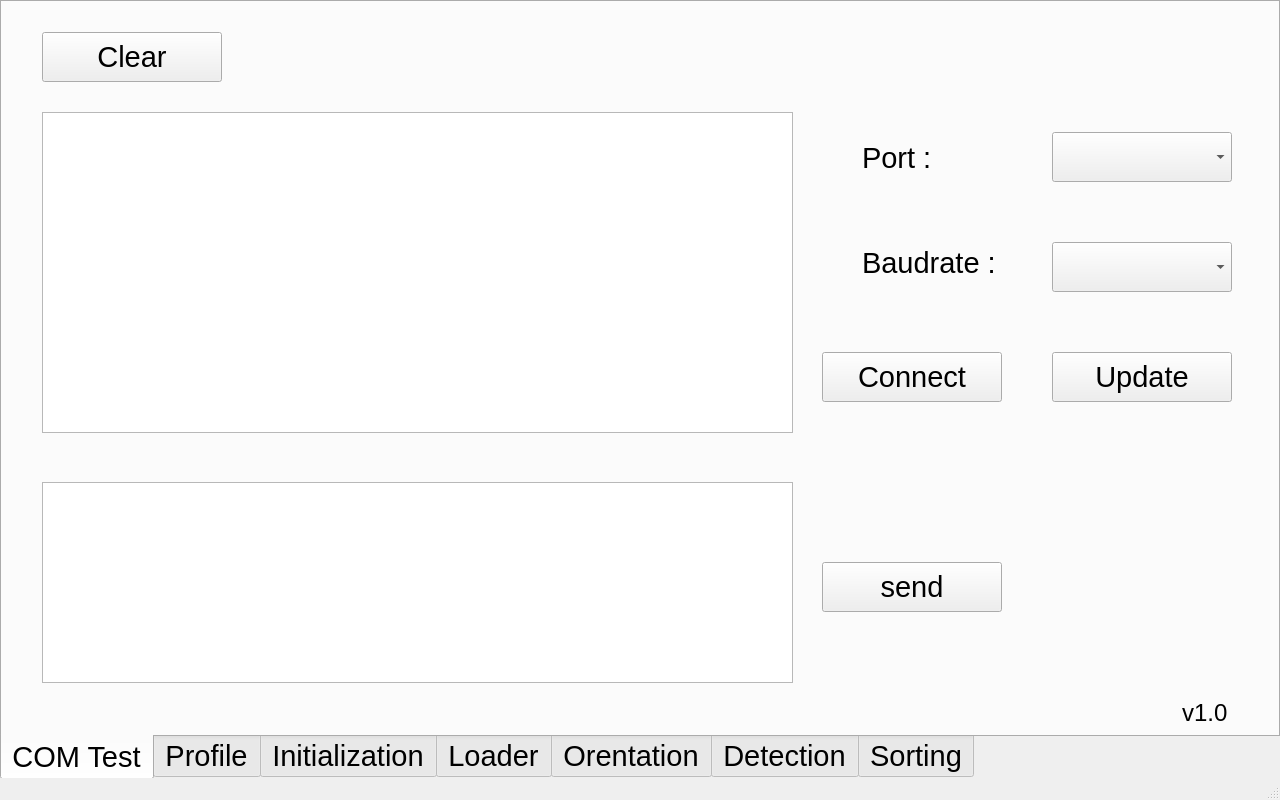
<?xml version="1.0" encoding="UTF-8"?>
<ui version="4.0">
 <class>MainWindow</class>
 <widget class="QMainWindow" name="MainWindow">
  <property name="geometry">
   <rect>
    <x>0</x>
    <y>0</y>
    <width>1280</width>
    <height>800</height>
   </rect>
  </property>
  <property name="minimumSize">
   <size>
    <width>1280</width>
    <height>800</height>
   </size>
  </property>
  <property name="maximumSize">
   <size>
    <width>1280</width>
    <height>800</height>
   </size>
  </property>
  <property name="windowTitle">
   <string>MainWindow</string>
  </property>
  <widget class="QWidget" name="centralwidget">
   <property name="maximumSize">
    <size>
     <width>1280</width>
     <height>800</height>
    </size>
   </property>
   <widget class="QTabWidget" name="tabWidget">
    <property name="geometry">
     <rect>
      <x>0</x>
      <y>0</y>
      <width>1280</width>
      <height>780</height>
     </rect>
    </property>
    <property name="sizePolicy">
     <sizepolicy hsizetype="Preferred" vsizetype="Preferred">
      <horstretch>0</horstretch>
      <verstretch>0</verstretch>
     </sizepolicy>
    </property>
    <property name="minimumSize">
     <size>
      <width>1280</width>
      <height>780</height>
     </size>
    </property>
    <property name="maximumSize">
     <size>
      <width>1280</width>
      <height>780</height>
     </size>
    </property>
    <property name="font">
     <font>
      <pointsize>22</pointsize>
     </font>
    </property>
    <property name="focusPolicy">
     <enum>Qt::TabFocus</enum>
    </property>
    <property name="layoutDirection">
     <enum>Qt::LeftToRight</enum>
    </property>
    <property name="tabPosition">
     <enum>QTabWidget::South</enum>
    </property>
    <property name="currentIndex">
     <number>0</number>
    </property>
    <widget class="QWidget" name="com_test">
     <attribute name="title">
      <string>COM Test</string>
     </attribute>
     <widget class="QTextEdit" name="textEdit_2">
      <property name="geometry">
       <rect>
        <x>40</x>
        <y>110</y>
        <width>751</width>
        <height>321</height>
       </rect>
      </property>
     </widget>
     <widget class="QTextEdit" name="sendData">
      <property name="geometry">
       <rect>
        <x>40</x>
        <y>480</y>
        <width>751</width>
        <height>201</height>
       </rect>
      </property>
     </widget>
     <widget class="QPushButton" name="sendBtn">
      <property name="geometry">
       <rect>
        <x>820</x>
        <y>560</y>
        <width>180</width>
        <height>50</height>
       </rect>
      </property>
      <property name="text">
       <string>send</string>
      </property>
     </widget>
     <widget class="QLabel" name="version">
      <property name="geometry">
       <rect>
        <x>1180</x>
        <y>690</y>
        <width>51</width>
        <height>41</height>
       </rect>
      </property>
      <property name="font">
       <font>
        <pointsize>18</pointsize>
       </font>
      </property>
      <property name="text">
       <string>v1.0</string>
      </property>
     </widget>
     <widget class="QPushButton" name="connect">
      <property name="geometry">
       <rect>
        <x>820</x>
        <y>350</y>
        <width>180</width>
        <height>50</height>
       </rect>
      </property>
      <property name="text">
       <string>Connect</string>
      </property>
     </widget>
     <widget class="QComboBox" name="portList">
      <property name="geometry">
       <rect>
        <x>1050</x>
        <y>130</y>
        <width>180</width>
        <height>50</height>
       </rect>
      </property>
     </widget>
     <widget class="QComboBox" name="baudrateList">
      <property name="geometry">
       <rect>
        <x>1050</x>
        <y>240</y>
        <width>180</width>
        <height>50</height>
       </rect>
      </property>
     </widget>
     <widget class="QPushButton" name="updateBtn">
      <property name="geometry">
       <rect>
        <x>1050</x>
        <y>350</y>
        <width>180</width>
        <height>50</height>
       </rect>
      </property>
      <property name="text">
       <string>Update</string>
      </property>
     </widget>
     <widget class="QLabel" name="port">
      <property name="geometry">
       <rect>
        <x>860</x>
        <y>140</y>
        <width>81</width>
        <height>31</height>
       </rect>
      </property>
      <property name="text">
       <string>Port :</string>
      </property>
     </widget>
     <widget class="QLabel" name="baudRate">
      <property name="geometry">
       <rect>
        <x>860</x>
        <y>240</y>
        <width>141</width>
        <height>41</height>
       </rect>
      </property>
      <property name="text">
       <string>Baudrate :</string>
      </property>
     </widget>
     <widget class="QPushButton" name="clearBtn">
      <property name="geometry">
       <rect>
        <x>40</x>
        <y>30</y>
        <width>180</width>
        <height>50</height>
       </rect>
      </property>
      <property name="font">
       <font>
        <pointsize>22</pointsize>
       </font>
      </property>
      <property name="text">
       <string>Clear</string>
      </property>
     </widget>
     <widget class="QPushButton" name="led">
      <property name="geometry">
       <rect>
        <x>1100</x>
        <y>30</y>
        <width>70</width>
        <height>70</height>
       </rect>
      </property>
      <property name="styleSheet">
       <string notr="true">border-radius:35px</string>
      </property>
      <property name="text">
       <string/>
      </property>
      <property name="icon">
       <iconset>
        <normaloff>Red LED.png</normaloff>Red LED.png</iconset>
      </property>
      <property name="iconSize">
       <size>
        <width>60</width>
        <height>60</height>
       </size>
      </property>
     </widget>
    </widget>
    <widget class="QWidget" name="tab">
     <attribute name="title">
      <string>Profile</string>
     </attribute>
     <widget class="QLabel" name="logo_6">
      <property name="geometry">
       <rect>
        <x>20</x>
        <y>20</y>
        <width>270</width>
        <height>80</height>
       </rect>
      </property>
      <property name="minimumSize">
       <size>
        <width>270</width>
        <height>80</height>
       </size>
      </property>
      <property name="maximumSize">
       <size>
        <width>270</width>
        <height>80</height>
       </size>
      </property>
      <property name="text">
       <string/>
      </property>
      <property name="pixmap">
       <pixmap>../../Downloads/calyxtract.jpeg</pixmap>
      </property>
      <property name="scaledContents">
       <bool>true</bool>
      </property>
     </widget>
     <widget class="QLabel" name="version_1">
      <property name="geometry">
       <rect>
        <x>1180</x>
        <y>690</y>
        <width>51</width>
        <height>41</height>
       </rect>
      </property>
      <property name="font">
       <font>
        <pointsize>18</pointsize>
       </font>
      </property>
      <property name="text">
       <string>v1.0</string>
      </property>
     </widget>
    </widget>
    <widget class="QWidget" name="initialization">
     <attribute name="title">
      <string>Initialization</string>
     </attribute>
     <widget class="QLabel" name="logo">
      <property name="geometry">
       <rect>
        <x>20</x>
        <y>20</y>
        <width>270</width>
        <height>80</height>
       </rect>
      </property>
      <property name="minimumSize">
       <size>
        <width>270</width>
        <height>80</height>
       </size>
      </property>
      <property name="maximumSize">
       <size>
        <width>270</width>
        <height>80</height>
       </size>
      </property>
      <property name="text">
       <string/>
      </property>
      <property name="pixmap">
       <pixmap>../../Downloads/calyxtract.jpeg</pixmap>
      </property>
      <property name="scaledContents">
       <bool>true</bool>
      </property>
     </widget>
     <widget class="QWidget" name="layoutWidget">
      <property name="geometry">
       <rect>
        <x>0</x>
        <y>280</y>
        <width>1281</width>
        <height>281</height>
       </rect>
      </property>
      <layout class="QVBoxLayout" name="verticalLayout">
       <property name="spacing">
        <number>1</number>
       </property>
       <property name="leftMargin">
        <number>100</number>
       </property>
       <property name="rightMargin">
        <number>100</number>
       </property>
       <item>
        <widget class="QLabel" name="system">
         <property name="enabled">
          <bool>true</bool>
         </property>
         <property name="font">
          <font>
           <pointsize>41</pointsize>
          </font>
         </property>
         <property name="text">
          <string>System</string>
         </property>
         <property name="alignment">
          <set>Qt::AlignCenter</set>
         </property>
        </widget>
       </item>
       <item>
        <layout class="QHBoxLayout" name="horizontalLayout">
         <property name="spacing">
          <number>66</number>
         </property>
         <item>
          <widget class="QPushButton" name="start">
           <property name="sizePolicy">
            <sizepolicy hsizetype="Preferred" vsizetype="Preferred">
             <horstretch>0</horstretch>
             <verstretch>0</verstretch>
            </sizepolicy>
           </property>
           <property name="maximumSize">
            <size>
             <width>200</width>
             <height>50</height>
            </size>
           </property>
           <property name="font">
            <font>
             <pointsize>19</pointsize>
            </font>
           </property>
           <property name="styleSheet">
            <string notr="true">background:rgb(0, 170, 0);color:rgb(255, 255, 255);border-radius:5px;</string>
           </property>
           <property name="text">
            <string>Start</string>
           </property>
          </widget>
         </item>
         <item>
          <widget class="QPushButton" name="stop">
           <property name="sizePolicy">
            <sizepolicy hsizetype="Preferred" vsizetype="Preferred">
             <horstretch>0</horstretch>
             <verstretch>0</verstretch>
            </sizepolicy>
           </property>
           <property name="maximumSize">
            <size>
             <width>200</width>
             <height>50</height>
            </size>
           </property>
           <property name="styleSheet">
            <string notr="true">background:rgb(255, 0, 0);color:rgb(255, 255, 255);border-radius:5px;</string>
           </property>
           <property name="text">
            <string>Stop</string>
           </property>
          </widget>
         </item>
        </layout>
       </item>
      </layout>
     </widget>
     <widget class="QLabel" name="version_5">
      <property name="geometry">
       <rect>
        <x>1180</x>
        <y>690</y>
        <width>51</width>
        <height>41</height>
       </rect>
      </property>
      <property name="font">
       <font>
        <pointsize>18</pointsize>
       </font>
      </property>
      <property name="text">
       <string>v1.0</string>
      </property>
     </widget>
    </widget>
    <widget class="QWidget" name="loader">
     <attribute name="title">
      <string>Loader</string>
     </attribute>
     <widget class="QLabel" name="logo_2">
      <property name="geometry">
       <rect>
        <x>20</x>
        <y>20</y>
        <width>270</width>
        <height>80</height>
       </rect>
      </property>
      <property name="minimumSize">
       <size>
        <width>270</width>
        <height>80</height>
       </size>
      </property>
      <property name="maximumSize">
       <size>
        <width>270</width>
        <height>80</height>
       </size>
      </property>
      <property name="text">
       <string/>
      </property>
      <property name="pixmap">
       <pixmap>../../Downloads/calyxtract.jpeg</pixmap>
      </property>
      <property name="scaledContents">
       <bool>true</bool>
      </property>
     </widget>
     <widget class="QPushButton" name="submit">
      <property name="geometry">
       <rect>
        <x>830</x>
        <y>530</y>
        <width>200</width>
        <height>50</height>
       </rect>
      </property>
      <property name="minimumSize">
       <size>
        <width>200</width>
        <height>50</height>
       </size>
      </property>
      <property name="maximumSize">
       <size>
        <width>200</width>
        <height>50</height>
       </size>
      </property>
      <property name="font">
       <font>
        <pointsize>16</pointsize>
       </font>
      </property>
      <property name="styleSheet">
       <string notr="true">background:rgb(0, 170, 0);color:rgb(255, 255, 255);border-radius:6px;</string>
      </property>
      <property name="text">
       <string>Submit</string>
      </property>
     </widget>
     <widget class="QWidget" name="layoutWidget_4">
      <property name="geometry">
       <rect>
        <x>690</x>
        <y>280</y>
        <width>481</width>
        <height>151</height>
       </rect>
      </property>
      <layout class="QVBoxLayout" name="verticalLayout_5">
       <item>
        <layout class="QHBoxLayout" name="horizontalLayout_5">
         <item>
          <widget class="QLabel" name="duration">
           <property name="font">
            <font>
             <pointsize>19</pointsize>
            </font>
           </property>
           <property name="text">
            <string>Duration</string>
           </property>
           <property name="alignment">
            <set>Qt::AlignCenter</set>
           </property>
          </widget>
         </item>
         <item>
          <widget class="QLabel" name="iteration">
           <property name="font">
            <font>
             <pointsize>19</pointsize>
            </font>
           </property>
           <property name="text">
            <string>Iteration</string>
           </property>
           <property name="alignment">
            <set>Qt::AlignCenter</set>
           </property>
          </widget>
         </item>
        </layout>
       </item>
       <item>
        <layout class="QHBoxLayout" name="horizontalLayout_6">
         <property name="spacing">
          <number>20</number>
         </property>
         <item>
          <widget class="QLineEdit" name="input_Duration">
           <property name="font">
            <font>
             <pointsize>19</pointsize>
            </font>
           </property>
          </widget>
         </item>
         <item>
          <widget class="QLineEdit" name="input_Iteration">
           <property name="font">
            <font>
             <pointsize>19</pointsize>
            </font>
           </property>
          </widget>
         </item>
        </layout>
       </item>
      </layout>
     </widget>
     <widget class="QWidget" name="layoutWidget_5">
      <property name="geometry">
       <rect>
        <x>100</x>
        <y>280</y>
        <width>171</width>
        <height>251</height>
       </rect>
      </property>
      <layout class="QVBoxLayout" name="verticalLayout_6">
       <item>
        <widget class="QCheckBox" name="device1">
         <property name="font">
          <font>
           <pointsize>19</pointsize>
          </font>
         </property>
         <property name="text">
          <string>Device 1</string>
         </property>
        </widget>
       </item>
       <item>
        <widget class="QCheckBox" name="device2">
         <property name="font">
          <font>
           <pointsize>19</pointsize>
          </font>
         </property>
         <property name="text">
          <string>Device 2</string>
         </property>
        </widget>
       </item>
       <item>
        <widget class="QCheckBox" name="device3">
         <property name="font">
          <font>
           <pointsize>19</pointsize>
          </font>
         </property>
         <property name="text">
          <string>Device 3</string>
         </property>
        </widget>
       </item>
      </layout>
     </widget>
     <widget class="QLabel" name="version_6">
      <property name="geometry">
       <rect>
        <x>1180</x>
        <y>690</y>
        <width>51</width>
        <height>41</height>
       </rect>
      </property>
      <property name="font">
       <font>
        <pointsize>18</pointsize>
       </font>
      </property>
      <property name="text">
       <string>v1.0</string>
      </property>
     </widget>
    </widget>
    <widget class="QWidget" name="orentation">
     <attribute name="title">
      <string>Orentation</string>
     </attribute>
     <widget class="QLabel" name="logo_3">
      <property name="geometry">
       <rect>
        <x>20</x>
        <y>20</y>
        <width>270</width>
        <height>80</height>
       </rect>
      </property>
      <property name="sizePolicy">
       <sizepolicy hsizetype="Preferred" vsizetype="Preferred">
        <horstretch>0</horstretch>
        <verstretch>0</verstretch>
       </sizepolicy>
      </property>
      <property name="maximumSize">
       <size>
        <width>270</width>
        <height>80</height>
       </size>
      </property>
      <property name="text">
       <string/>
      </property>
      <property name="pixmap">
       <pixmap>../../Downloads/calyxtract.jpeg</pixmap>
      </property>
      <property name="scaledContents">
       <bool>true</bool>
      </property>
     </widget>
     <widget class="QWidget" name="layoutWidget">
      <property name="geometry">
       <rect>
        <x>0</x>
        <y>490</y>
        <width>1271</width>
        <height>171</height>
       </rect>
      </property>
      <layout class="QVBoxLayout" name="verticalLayout_3">
       <item>
        <widget class="QLabel" name="channel">
         <property name="font">
          <font>
           <pointsize>21</pointsize>
          </font>
         </property>
         <property name="text">
          <string>Channel</string>
         </property>
         <property name="alignment">
          <set>Qt::AlignCenter</set>
         </property>
        </widget>
       </item>
       <item>
        <layout class="QHBoxLayout" name="horizontalLayout_4">
         <item>
          <widget class="QPushButton" name="shiftin">
           <property name="sizePolicy">
            <sizepolicy hsizetype="Preferred" vsizetype="Preferred">
             <horstretch>0</horstretch>
             <verstretch>0</verstretch>
            </sizepolicy>
           </property>
           <property name="maximumSize">
            <size>
             <width>150</width>
             <height>50</height>
            </size>
           </property>
           <property name="font">
            <font>
             <pointsize>15</pointsize>
            </font>
           </property>
           <property name="styleSheet">
            <string notr="true">background:rgb(0, 170, 0);color:rgb(255, 255, 255);border-radius:6px;</string>
           </property>
           <property name="text">
            <string>Shift In</string>
           </property>
          </widget>
         </item>
        </layout>
       </item>
      </layout>
     </widget>
     <widget class="QWidget" name="layoutWidget_2">
      <property name="geometry">
       <rect>
        <x>0</x>
        <y>220</y>
        <width>631</width>
        <height>161</height>
       </rect>
      </property>
      <layout class="QVBoxLayout" name="verticalLayout_2">
       <item>
        <widget class="QLabel" name="pod">
         <property name="font">
          <font>
           <pointsize>21</pointsize>
          </font>
         </property>
         <property name="text">
          <string>Pod</string>
         </property>
         <property name="alignment">
          <set>Qt::AlignCenter</set>
         </property>
        </widget>
       </item>
       <item>
        <layout class="QHBoxLayout" name="horizontalLayout_2">
         <property name="spacing">
          <number>10</number>
         </property>
         <property name="leftMargin">
          <number>0</number>
         </property>
         <item>
          <widget class="QPushButton" name="accept">
           <property name="sizePolicy">
            <sizepolicy hsizetype="Preferred" vsizetype="Preferred">
             <horstretch>0</horstretch>
             <verstretch>0</verstretch>
            </sizepolicy>
           </property>
           <property name="maximumSize">
            <size>
             <width>150</width>
             <height>50</height>
            </size>
           </property>
           <property name="font">
            <font>
             <pointsize>15</pointsize>
            </font>
           </property>
           <property name="styleSheet">
            <string notr="true">background:rgb(0, 170, 0);color:rgb(255, 255, 255);border-radius:6px;</string>
           </property>
           <property name="text">
            <string>Accept</string>
           </property>
          </widget>
         </item>
         <item>
          <widget class="QPushButton" name="reject">
           <property name="sizePolicy">
            <sizepolicy hsizetype="Preferred" vsizetype="Preferred">
             <horstretch>0</horstretch>
             <verstretch>0</verstretch>
            </sizepolicy>
           </property>
           <property name="maximumSize">
            <size>
             <width>150</width>
             <height>50</height>
            </size>
           </property>
           <property name="font">
            <font>
             <pointsize>15</pointsize>
            </font>
           </property>
           <property name="styleSheet">
            <string notr="true">background:rgb(0, 170, 0);color:rgb(255, 255, 255);border-radius:6px;</string>
           </property>
           <property name="text">
            <string>Reject</string>
           </property>
          </widget>
         </item>
        </layout>
       </item>
      </layout>
     </widget>
     <widget class="QWidget" name="layoutWidget_3">
      <property name="geometry">
       <rect>
        <x>630</x>
        <y>220</y>
        <width>661</width>
        <height>161</height>
       </rect>
      </property>
      <layout class="QVBoxLayout" name="verticalLayout_4">
       <item>
        <widget class="QLabel" name="rotate">
         <property name="font">
          <font>
           <pointsize>21</pointsize>
          </font>
         </property>
         <property name="text">
          <string>Rotate</string>
         </property>
         <property name="alignment">
          <set>Qt::AlignCenter</set>
         </property>
        </widget>
       </item>
       <item>
        <layout class="QHBoxLayout" name="horizontalLayout_3">
         <property name="spacing">
          <number>10</number>
         </property>
         <property name="leftMargin">
          <number>0</number>
         </property>
         <property name="rightMargin">
          <number>0</number>
         </property>
         <item>
          <widget class="QPushButton" name="clockwise">
           <property name="sizePolicy">
            <sizepolicy hsizetype="Preferred" vsizetype="Preferred">
             <horstretch>0</horstretch>
             <verstretch>0</verstretch>
            </sizepolicy>
           </property>
           <property name="maximumSize">
            <size>
             <width>150</width>
             <height>50</height>
            </size>
           </property>
           <property name="font">
            <font>
             <pointsize>15</pointsize>
            </font>
           </property>
           <property name="styleSheet">
            <string notr="true">background:rgb(0, 170, 0);color:rgb(255, 255, 255);border-radius:6px;</string>
           </property>
           <property name="text">
            <string>ClockWise</string>
           </property>
          </widget>
         </item>
         <item>
          <widget class="QPushButton" name="countercolckwise">
           <property name="sizePolicy">
            <sizepolicy hsizetype="Preferred" vsizetype="Preferred">
             <horstretch>0</horstretch>
             <verstretch>0</verstretch>
            </sizepolicy>
           </property>
           <property name="maximumSize">
            <size>
             <width>170</width>
             <height>50</height>
            </size>
           </property>
           <property name="font">
            <font>
             <pointsize>15</pointsize>
            </font>
           </property>
           <property name="styleSheet">
            <string notr="true">background:rgb(0, 170, 0);color:rgb(255, 255, 255);border-radius:6px;</string>
           </property>
           <property name="text">
            <string>CounterClockWise</string>
           </property>
          </widget>
         </item>
        </layout>
       </item>
      </layout>
     </widget>
     <widget class="QLabel" name="version_4">
      <property name="geometry">
       <rect>
        <x>1180</x>
        <y>690</y>
        <width>51</width>
        <height>41</height>
       </rect>
      </property>
      <property name="font">
       <font>
        <pointsize>18</pointsize>
       </font>
      </property>
      <property name="text">
       <string>v1.0</string>
      </property>
     </widget>
    </widget>
    <widget class="QWidget" name="detection">
     <attribute name="title">
      <string>Detection</string>
     </attribute>
     <widget class="QLabel" name="logo_4">
      <property name="geometry">
       <rect>
        <x>20</x>
        <y>20</y>
        <width>270</width>
        <height>80</height>
       </rect>
      </property>
      <property name="minimumSize">
       <size>
        <width>270</width>
        <height>80</height>
       </size>
      </property>
      <property name="maximumSize">
       <size>
        <width>270</width>
        <height>80</height>
       </size>
      </property>
      <property name="text">
       <string/>
      </property>
      <property name="pixmap">
       <pixmap>../../Downloads/calyxtract.jpeg</pixmap>
      </property>
      <property name="scaledContents">
       <bool>true</bool>
      </property>
     </widget>
     <widget class="QLabel" name="version_7">
      <property name="geometry">
       <rect>
        <x>1180</x>
        <y>690</y>
        <width>51</width>
        <height>41</height>
       </rect>
      </property>
      <property name="font">
       <font>
        <pointsize>18</pointsize>
       </font>
      </property>
      <property name="text">
       <string>v1.0</string>
      </property>
     </widget>
    </widget>
    <widget class="QWidget" name="sorting_2">
     <attribute name="title">
      <string>Sorting</string>
     </attribute>
     <widget class="QLabel" name="logo_5">
      <property name="geometry">
       <rect>
        <x>20</x>
        <y>20</y>
        <width>270</width>
        <height>80</height>
       </rect>
      </property>
      <property name="minimumSize">
       <size>
        <width>270</width>
        <height>80</height>
       </size>
      </property>
      <property name="maximumSize">
       <size>
        <width>270</width>
        <height>80</height>
       </size>
      </property>
      <property name="text">
       <string/>
      </property>
      <property name="pixmap">
       <pixmap>../../Downloads/calyxtract.jpeg</pixmap>
      </property>
      <property name="scaledContents">
       <bool>true</bool>
      </property>
     </widget>
     <widget class="QLabel" name="version_2">
      <property name="geometry">
       <rect>
        <x>1180</x>
        <y>690</y>
        <width>51</width>
        <height>41</height>
       </rect>
      </property>
      <property name="font">
       <font>
        <pointsize>18</pointsize>
       </font>
      </property>
      <property name="text">
       <string>v1.0</string>
      </property>
     </widget>
    </widget>
   </widget>
  </widget>
  <widget class="QStatusBar" name="statusbar"/>
 </widget>
 <resources/>
 <connections/>
</ui>
